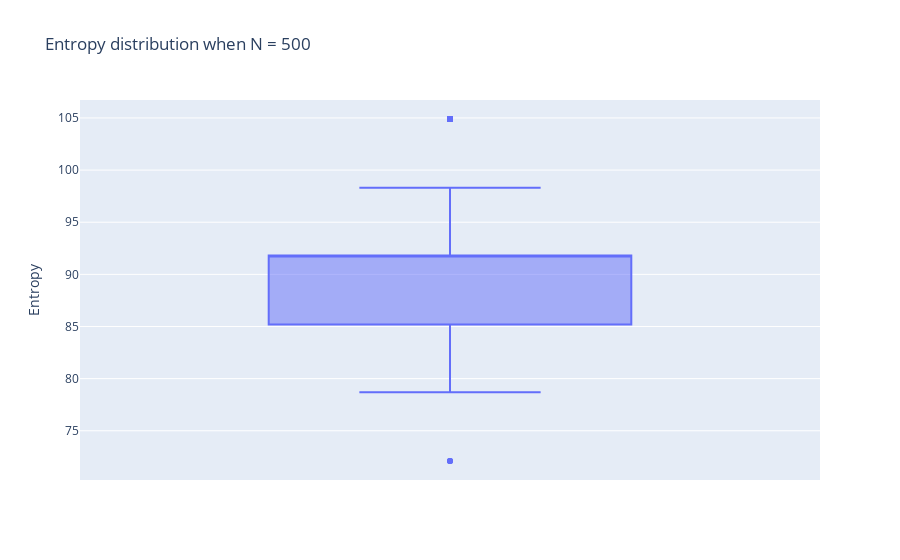

The cell this chart's notebook holds for it:
### Code cell
import plotly.express as px
fig = px.box(H, y="Entropy", title = "Entropy distribution when N = 500")
fig.show()

### Figure 1 — Plotly figure (JSON) as saved in the notebook; plotly's stock layout.template omitted (floating-point values rounded to 4 significant figures; data arrays with more than 128 entries replaced by an {"elided": "..."} marker saying what was removed)
{"data": [{"alignmentgroup": "True", "hovertemplate": "Entropy=%{y}<extra></extra>", "legendgroup": "", "marker": {"color": "#636efa"}, "name": "", "notched": false, "offsetgroup": "", "orientation": "v", "showlegend": false, "type": "box", "x0": " ", "xaxis": "x", "y": {"elided": "500 float values"}, "y0": " ", "yaxis": "y"}], "layout": {"boxmode": "group", "legend": {"tracegroupgap": 0}, "title": {"text": "Entropy distribution when N = 500"}, "xaxis": {"anchor": "y", "domain": [0, 1]}, "yaxis": {"anchor": "x", "domain": [0, 1], "title": {"text": "Entropy"}}}}
